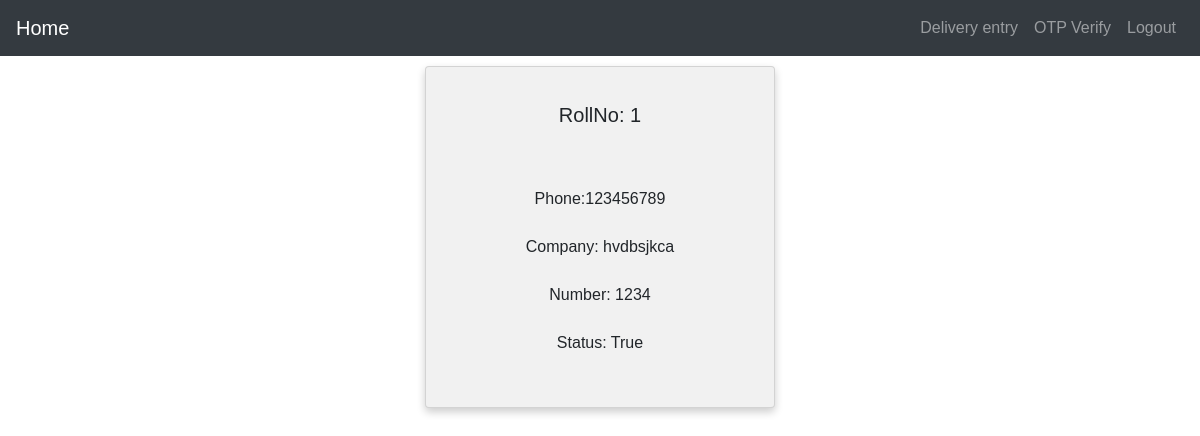
Page /Mailroom/38/ (signed in) on the committed database.
### Mailroom/models.py (models this page shows, shortened)
class Package(models.Model):
    Number=models.IntegerField(blank=False)
    Company=models.CharField(max_length=50,blank=False)
    RollNo=models.CharField(max_length=30,blank=False)
    Phone=models.IntegerField(max_length=12,blank=False)
    OTP=models.CharField(max_length=7,blank=True)
    Status=models.BooleanField(default=False)

### Mailroom/views.py (the view)
# urls.py: url(r'^(?P<pk>[0-9]+)/$', views.package, name="package.html"),
def package(request,pk):
    if request.user.is_authenticated:
        Package=models.Package.objects.get(pk=pk)
        return render(request, 'Mailroom/package.html',{'Package':Package})
    else:
        return Httpresponse("You need to login to access these Packages")

### Mailroom/templates/Mailroom/package.html (shortened to what this page needs)
{% extends 'Mailroom/Nav.html' %}
{% block content %}
<center>
<div class="col-md-4" ng-controller="ContentCtrl" ng-app="first_module">
<div class="card" style="width:350px;margin:10px;" >
<div class="card-body">
  <center><h5 class="card-title">RollNo: {{Package.RollNo}}</h5>
    <p>
      <br></br>Phone:{{Package.Phone}}
      <br></br>Company: {{Package.Company}}
      <br></br>Number: {{Package.Number}}
    <br></br>Status: {{Package.Status}}</center>
  </div>
</div>
</div>
</center>
{% endblock %}

### Mailroom/templates/Mailroom/package.html (style rules this page uses)
* { box-sizing: border-box; }
body { font-family: Arial, Helvetica, sans-serif; }
.card { box-shadow: 0 4px 8px 0 rgba(0, 0, 0, 0.2); padding: 16px; text-align: center; background-color: #f1f1f1; }

### rows in the picture
Package: RollNo "1", Phone "123456789", Company "hvdbsjkca", Number "1234", Status "True"
